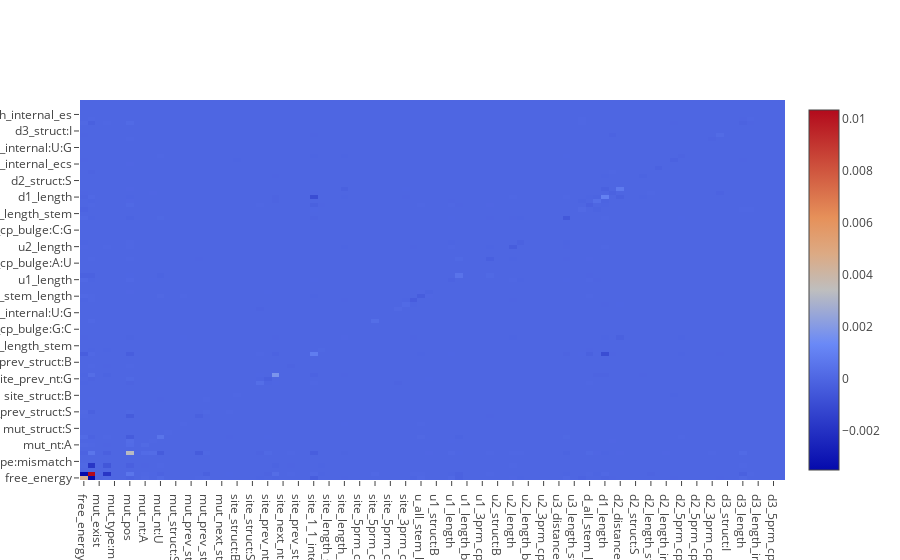

Here is the notebook cell this chart was saved with:
### Code cell
enable_plotly_in_cell()

trace = Heatmap(z=mean_interaction_values_df.values,
                   x=Cols,
                   y=Index)
tr=[trace]
iplot(tr,show_link=False)

### Figure 1 — Plotly figure (JSON) as saved in the notebook; plotly's stock layout.template omitted (floating-point values rounded to 4 significant figures; data arrays with more than 128 entries replaced by an {"elided": "..."} marker saying what was removed)
{"data": [{"type": "heatmap", "uid": "509a5bc2-31f1-47c6-a180-9647382a43d0", "x": ["free_energy", "num_mutations", "mut_exist", "mut_type:indel", "mut_type:mismatch", "mut_type:wt", "mut_pos", "mut_site_dist", "mut_nt:A", "mut_nt:C", "mut_nt:U", "mut_struct:I", "mut_struct:S", "mut_ref_struct:S", "mut_prev_struct:B", "mut_prev_struct:I", "mut_prev_struct:S", "mut_next_struct:I", "mut_next_struct:S", "mut_same_as_site", "site_struct:B", "site_struct:I", "site_struct:S", "site_prev_nt:C", "site_prev_nt:G", "site_next_nt:C", "site_next_nt:G", "site_next_nt:U", "site_prev_struct:B", "site_prev_struct:S", "site_1_1_internal:A:C", "site_length", "site_length_stem", "site_length_bulge", "site_length_internal_es", "site_length_internal_ecs", "site_5prm_cp_bulge:G:C", "site_3prm_cp_bulge:G:C", "site_5prm_cp_internal:C:G", "site_5prm_cp_internal:G:C", "site_5prm_cp_internal:U:G", "site_3prm_cp_internal:A:U", "site_3prm_cp_internal:G:C", "u_count", "u_all_stem_length", "u1_distance", "u1_struct:B", "u1_struct:S", "u1_length", "u1_length_stem", "u1_length_bulge", "u1_5prm_cp_bulge:C:G", "u1_3prm_cp_bulge:A:U", "u2_distance", "u2_struct:B", "u2_struct:S", "u2_length", "u2_length_stem", "u2_length_bulge", "u2_5prm_cp_bulge:C:G", "u2_3prm_cp_bulge:C:G", "u2_3prm_cp_bulge:U:A", "u3_distance", "u3_length", "u3_length_stem", "d_count", "d_all_stem_length", "d1_distance", "d1_length", "d1_length_stem", "d2_distance", "d2_struct:I", "d2_struct:S", "d2_length", "d2_length_stem", "d2_length_internal_es", "d2_length_internal_ecs", "d2_5prm_cp_internal:A:U", "d2_5prm_cp_internal:G:C", "d2_5prm_cp_internal:U:A", "d2_5prm_cp_internal:U:G", "d2_3prm_cp_internal:G:C", "d2_3prm_cp_internal:G:U", "d3_distance", "d3_struct:I", "d3_struct:S", "d3_length", "d3_length_stem", "d3_length_internal_es", "d3_length_internal_ecs", "d3_5prm_cp_internal:U:A", "d3_3prm_cp_internal:G:U"], "y": ["free_energy", "num_mutations", "mut_exist", "mut_type:indel", "mut_type:mismatch", "mut_type:wt", "mut_pos", "mut_site_dist", "mut_nt:A", "mut_nt:C", "mut_nt:U", "mut_struct:I", "mut_struct:S", "mut_ref_struct:S", "mut_prev_struct:B", "mut_prev_struct:I", "mut_prev_struct:S", "mut_next_struct:I", "mut_next_struct:S", "mut_same_as_site", "site_struct:B", "site_struct:I", "site_struct:S", "site_prev_nt:C", "site_prev_nt:G", "site_next_nt:C", "site_next_nt:G", "site_next_nt:U", "site_prev_struct:B", "site_prev_struct:S", "site_1_1_internal:A:C", "site_length", "site_length_stem", "site_length_bulge", "site_length_internal_es", "site_length_internal_ecs", "site_5prm_cp_bulge:G:C", "site_3prm_cp_bulge:G:C", "site_5prm_cp_internal:C:G", "site_5prm_cp_internal:G:C", "site_5prm_cp_internal:U:G", "site_3prm_cp_internal:A:U", "site_3prm_cp_internal:G:C", "u_count", "u_all_stem_length", "u1_distance", "u1_struct:B", "u1_struct:S", "u1_length", "u1_length_stem", "u1_length_bulge", "u1_5prm_cp_bulge:C:G", "u1_3prm_cp_bulge:A:U", "u2_distance", "u2_struct:B", "u2_struct:S", "u2_length", "u2_length_stem", "u2_length_bulge", "u2_5prm_cp_bulge:C:G", "u2_3prm_cp_bulge:C:G", "u2_3prm_cp_bulge:U:A", "u3_distance", "u3_length", "u3_length_stem", "d_count", "d_all_stem_length", "d1_distance", "d1_length", "d1_length_stem", "d2_distance", "d2_struct:I", "d2_struct:S", "d2_length", "d2_length_stem", "d2_length_internal_es", "d2_length_internal_ecs", "d2_5prm_cp_internal:A:U", "d2_5prm_cp_internal:G:C", "d2_5prm_cp_internal:U:A", "d2_5prm_cp_internal:U:G", "d2_3prm_cp_internal:G:C", "d2_3prm_cp_internal:G:U", "d3_distance", "d3_struct:I", "d3_struct:S", "d3_length", "d3_length_stem", "d3_length_internal_es", "d3_length_internal_ecs", "d3_5prm_cp_internal:U:A", "d3_3prm_cp_internal:G:U"], "z": {"elided": "92x92 float values"}}], "layout": {}}
